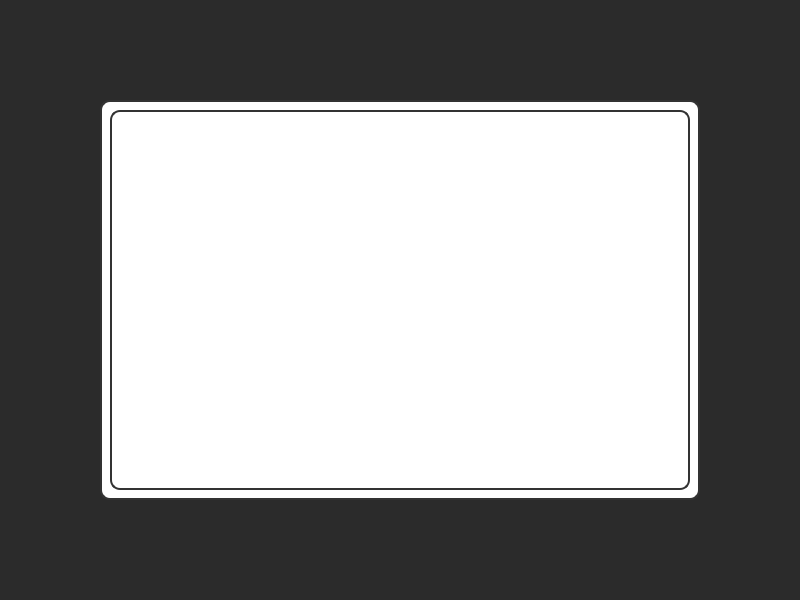
<?xml version="1.0" encoding="UTF-8"?>
<ui version="4.0">
 <class>StrategyChartDialog</class>
 <widget class="QWidget" name="StrategyChartDialog">
  <property name="enabled">
   <bool>true</bool>
  </property>
  <property name="geometry">
   <rect>
    <x>0</x>
    <y>0</y>
    <width>800</width>
    <height>600</height>
   </rect>
  </property>
  <property name="windowTitle">
   <string>Strategy Chart</string>
  </property>
  <property name="autoFillBackground">
   <bool>true</bool>
  </property>
  <property name="styleSheet">
   <string notr="true">background-color: rgba(0, 0, 0, 150)</string>
  </property>
  <widget class="QWidget" name="chartWidget" native="true">
   <property name="enabled">
    <bool>true</bool>
   </property>
   <property name="geometry">
    <rect>
     <x>100</x>
     <y>100</y>
     <width>600</width>
     <height>400</height>
    </rect>
   </property>
   <property name="styleSheet">
    <string notr="true">background-color: white; border: 2px solid #333; border-radius: 10px;</string>
   </property>
   <layout class="QVBoxLayout" name="verticalLayout">
    <property name="leftMargin">
     <number>10</number>
    </property>
    <property name="topMargin">
     <number>10</number>
    </property>
    <property name="rightMargin">
     <number>10</number>
    </property>
    <property name="bottomMargin">
     <number>10</number>
    </property>
    <item>
     <widget class="QLabel" name="chartLabel">
      <property name="text">
       <string/>
      </property>
      <property name="alignment">
       <set>Qt::AlignmentFlag::AlignCenter</set>
      </property>
     </widget>
    </item>
   </layout>
  </widget>
 </widget>
 <resources/>
 <connections/>
</ui>
